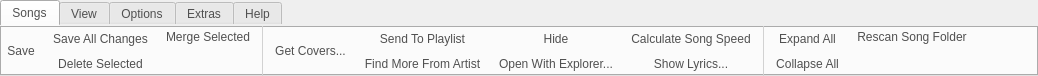
<?xml version="1.0" encoding="UTF-8"?>
<ui version="4.0">
 <class>QURibbonBar</class>
 <widget class="QTabWidget" name="QURibbonBar">
  <property name="geometry">
   <rect>
    <x>0</x>
    <y>0</y>
    <width>1038</width>
    <height>76</height>
   </rect>
  </property>
  <property name="sizePolicy">
   <sizepolicy hsizetype="Expanding" vsizetype="Minimum">
    <horstretch>0</horstretch>
    <verstretch>0</verstretch>
   </sizepolicy>
  </property>
  <property name="contextMenuPolicy">
   <enum>Qt::NoContextMenu</enum>
  </property>
  <property name="windowTitle">
   <string>TabWidget</string>
  </property>
  <property name="styleSheet">
   <string>color: rgb(80, 80, 80);
border-color: rgba(255, 255, 255, 0);</string>
  </property>
  <property name="tabShape">
   <enum>QTabWidget::Rounded</enum>
  </property>
  <property name="currentIndex">
   <number>0</number>
  </property>
  <widget class="QWidget" name="songsTab">
   <attribute name="title">
    <string>Songs</string>
   </attribute>
   <layout class="QHBoxLayout" name="horizontalLayout">
    <property name="spacing">
     <number>4</number>
    </property>
    <property name="margin">
     <number>0</number>
    </property>
    <item>
     <widget class="QToolButton" name="toolButton">
      <property name="sizePolicy">
       <sizepolicy hsizetype="Preferred" vsizetype="Preferred">
        <horstretch>0</horstretch>
        <verstretch>0</verstretch>
       </sizepolicy>
      </property>
      <property name="text">
       <string>Save</string>
      </property>
      <property name="icon">
       <iconset resource="../resources/uman.qrc">
        <normaloff>:/big/save_big.png</normaloff>:/big/save_big.png</iconset>
      </property>
      <property name="iconSize">
       <size>
        <width>24</width>
        <height>24</height>
       </size>
      </property>
      <property name="toolButtonStyle">
       <enum>Qt::ToolButtonTextUnderIcon</enum>
      </property>
      <property name="autoRaise">
       <bool>true</bool>
      </property>
     </widget>
    </item>
    <item>
     <layout class="QVBoxLayout" name="verticalLayout_3">
      <property name="spacing">
       <number>0</number>
      </property>
      <item>
       <widget class="QToolButton" name="toolButton_4">
        <property name="sizePolicy">
         <sizepolicy hsizetype="Preferred" vsizetype="Preferred">
          <horstretch>0</horstretch>
          <verstretch>0</verstretch>
         </sizepolicy>
        </property>
        <property name="text">
         <string>Save All Changes</string>
        </property>
        <property name="icon">
         <iconset resource="../resources/uman.qrc">
          <normaloff>:/control/save_all.png</normaloff>:/control/save_all.png</iconset>
        </property>
        <property name="toolButtonStyle">
         <enum>Qt::ToolButtonTextBesideIcon</enum>
        </property>
        <property name="autoRaise">
         <bool>true</bool>
        </property>
       </widget>
      </item>
      <item>
       <widget class="QToolButton" name="toolButton_5">
        <property name="sizePolicy">
         <sizepolicy hsizetype="Preferred" vsizetype="Preferred">
          <horstretch>0</horstretch>
          <verstretch>0</verstretch>
         </sizepolicy>
        </property>
        <property name="text">
         <string>Delete Selected</string>
        </property>
        <property name="icon">
         <iconset resource="../resources/uman.qrc">
          <normaloff>:/control/bin.png</normaloff>:/control/bin.png</iconset>
        </property>
        <property name="toolButtonStyle">
         <enum>Qt::ToolButtonTextBesideIcon</enum>
        </property>
        <property name="autoRaise">
         <bool>true</bool>
        </property>
       </widget>
      </item>
     </layout>
    </item>
    <item>
     <layout class="QVBoxLayout" name="verticalLayout_2">
      <property name="spacing">
       <number>0</number>
      </property>
      <item>
       <widget class="QToolButton" name="toolButton_6">
        <property name="sizePolicy">
         <sizepolicy hsizetype="Preferred" vsizetype="Preferred">
          <horstretch>0</horstretch>
          <verstretch>0</verstretch>
         </sizepolicy>
        </property>
        <property name="text">
         <string>Merge Selected</string>
        </property>
        <property name="icon">
         <iconset resource="../resources/uman.qrc">
          <normaloff>:/control/merge.png</normaloff>:/control/merge.png</iconset>
        </property>
        <property name="toolButtonStyle">
         <enum>Qt::ToolButtonTextBesideIcon</enum>
        </property>
        <property name="autoRaise">
         <bool>true</bool>
        </property>
       </widget>
      </item>
      <item>
       <spacer name="verticalSpacer_2">
        <property name="orientation">
         <enum>Qt::Vertical</enum>
        </property>
        <property name="sizeHint" stdset="0">
         <size>
          <width>20</width>
          <height>13</height>
         </size>
        </property>
       </spacer>
      </item>
     </layout>
    </item>
    <item>
     <widget class="Line" name="line_2">
      <property name="styleSheet">
       <string>color: rgb(210, 210, 210);</string>
      </property>
      <property name="frameShadow">
       <enum>QFrame::Plain</enum>
      </property>
      <property name="orientation">
       <enum>Qt::Vertical</enum>
      </property>
     </widget>
    </item>
    <item>
     <widget class="QToolButton" name="toolButton_8">
      <property name="sizePolicy">
       <sizepolicy hsizetype="Preferred" vsizetype="Preferred">
        <horstretch>0</horstretch>
        <verstretch>0</verstretch>
       </sizepolicy>
      </property>
      <property name="text">
       <string>Get Covers...</string>
      </property>
      <property name="icon">
       <iconset resource="../resources/uman.qrc">
        <normaloff>:/big/cover_big.png</normaloff>:/big/cover_big.png</iconset>
      </property>
      <property name="iconSize">
       <size>
        <width>24</width>
        <height>24</height>
       </size>
      </property>
      <property name="toolButtonStyle">
       <enum>Qt::ToolButtonTextUnderIcon</enum>
      </property>
      <property name="autoRaise">
       <bool>true</bool>
      </property>
     </widget>
    </item>
    <item>
     <layout class="QVBoxLayout" name="verticalLayout_4">
      <property name="spacing">
       <number>0</number>
      </property>
      <item>
       <widget class="QToolButton" name="toolButton_7">
        <property name="sizePolicy">
         <sizepolicy hsizetype="Preferred" vsizetype="Preferred">
          <horstretch>0</horstretch>
          <verstretch>0</verstretch>
         </sizepolicy>
        </property>
        <property name="text">
         <string>Send To Playlist</string>
        </property>
        <property name="icon">
         <iconset resource="../resources/uman.qrc">
          <normaloff>:/control/playlist_to.png</normaloff>:/control/playlist_to.png</iconset>
        </property>
        <property name="toolButtonStyle">
         <enum>Qt::ToolButtonTextBesideIcon</enum>
        </property>
        <property name="autoRaise">
         <bool>true</bool>
        </property>
       </widget>
      </item>
      <item>
       <widget class="QToolButton" name="toolButton_11">
        <property name="sizePolicy">
         <sizepolicy hsizetype="Preferred" vsizetype="Preferred">
          <horstretch>0</horstretch>
          <verstretch>0</verstretch>
         </sizepolicy>
        </property>
        <property name="text">
         <string>Find More From Artist</string>
        </property>
        <property name="icon">
         <iconset resource="../resources/uman.qrc">
          <normaloff>:/types/user.png</normaloff>:/types/user.png</iconset>
        </property>
        <property name="toolButtonStyle">
         <enum>Qt::ToolButtonTextBesideIcon</enum>
        </property>
        <property name="autoRaise">
         <bool>true</bool>
        </property>
       </widget>
      </item>
     </layout>
    </item>
    <item>
     <layout class="QVBoxLayout" name="verticalLayout_5">
      <property name="spacing">
       <number>0</number>
      </property>
      <item>
       <widget class="QToolButton" name="toolButton_14">
        <property name="sizePolicy">
         <sizepolicy hsizetype="Preferred" vsizetype="Preferred">
          <horstretch>0</horstretch>
          <verstretch>0</verstretch>
         </sizepolicy>
        </property>
        <property name="text">
         <string>Hide</string>
        </property>
        <property name="icon">
         <iconset resource="../resources/uman.qrc">
          <normaloff>:/control/eye.png</normaloff>:/control/eye.png</iconset>
        </property>
        <property name="toolButtonStyle">
         <enum>Qt::ToolButtonTextBesideIcon</enum>
        </property>
        <property name="autoRaise">
         <bool>true</bool>
        </property>
        <property name="arrowType">
         <enum>Qt::NoArrow</enum>
        </property>
       </widget>
      </item>
      <item>
       <widget class="QToolButton" name="toolButton_12">
        <property name="sizePolicy">
         <sizepolicy hsizetype="Preferred" vsizetype="Preferred">
          <horstretch>0</horstretch>
          <verstretch>0</verstretch>
         </sizepolicy>
        </property>
        <property name="text">
         <string>Open With Explorer...</string>
        </property>
        <property name="icon">
         <iconset resource="../resources/uman.qrc">
          <normaloff>:/types/folder.png</normaloff>:/types/folder.png</iconset>
        </property>
        <property name="toolButtonStyle">
         <enum>Qt::ToolButtonTextBesideIcon</enum>
        </property>
        <property name="autoRaise">
         <bool>true</bool>
        </property>
       </widget>
      </item>
     </layout>
    </item>
    <item>
     <layout class="QVBoxLayout" name="verticalLayout_6">
      <property name="spacing">
       <number>0</number>
      </property>
      <item>
       <widget class="QToolButton" name="toolButton_13">
        <property name="sizePolicy">
         <sizepolicy hsizetype="Preferred" vsizetype="Preferred">
          <horstretch>0</horstretch>
          <verstretch>0</verstretch>
         </sizepolicy>
        </property>
        <property name="text">
         <string>Calculate Song Speed</string>
        </property>
        <property name="icon">
         <iconset resource="../resources/uman.qrc">
          <normaloff>:/marks/speed_slow_turtle.png</normaloff>:/marks/speed_slow_turtle.png</iconset>
        </property>
        <property name="toolButtonStyle">
         <enum>Qt::ToolButtonTextBesideIcon</enum>
        </property>
        <property name="autoRaise">
         <bool>true</bool>
        </property>
       </widget>
      </item>
      <item>
       <widget class="QToolButton" name="toolButton_9">
        <property name="sizePolicy">
         <sizepolicy hsizetype="Preferred" vsizetype="Preferred">
          <horstretch>0</horstretch>
          <verstretch>0</verstretch>
         </sizepolicy>
        </property>
        <property name="text">
         <string>Show Lyrics...</string>
        </property>
        <property name="icon">
         <iconset resource="../resources/uman.qrc">
          <normaloff>:/types/text.png</normaloff>:/types/text.png</iconset>
        </property>
        <property name="toolButtonStyle">
         <enum>Qt::ToolButtonTextBesideIcon</enum>
        </property>
        <property name="autoRaise">
         <bool>true</bool>
        </property>
       </widget>
      </item>
     </layout>
    </item>
    <item>
     <widget class="Line" name="line">
      <property name="styleSheet">
       <string>color: rgb(210, 210, 210);</string>
      </property>
      <property name="frameShadow">
       <enum>QFrame::Plain</enum>
      </property>
      <property name="orientation">
       <enum>Qt::Vertical</enum>
      </property>
     </widget>
    </item>
    <item>
     <layout class="QVBoxLayout" name="verticalLayout_7">
      <property name="spacing">
       <number>0</number>
      </property>
      <item>
       <widget class="QToolButton" name="toolButton_2">
        <property name="sizePolicy">
         <sizepolicy hsizetype="Preferred" vsizetype="Preferred">
          <horstretch>0</horstretch>
          <verstretch>0</verstretch>
         </sizepolicy>
        </property>
        <property name="text">
         <string>Expand All</string>
        </property>
        <property name="icon">
         <iconset resource="../resources/uman.qrc">
          <normaloff>:/control/expand.png</normaloff>:/control/expand.png</iconset>
        </property>
        <property name="toolButtonStyle">
         <enum>Qt::ToolButtonTextBesideIcon</enum>
        </property>
        <property name="autoRaise">
         <bool>true</bool>
        </property>
       </widget>
      </item>
      <item>
       <widget class="QToolButton" name="toolButton_3">
        <property name="sizePolicy">
         <sizepolicy hsizetype="Preferred" vsizetype="Preferred">
          <horstretch>0</horstretch>
          <verstretch>0</verstretch>
         </sizepolicy>
        </property>
        <property name="text">
         <string>Collapse All</string>
        </property>
        <property name="icon">
         <iconset resource="../resources/uman.qrc">
          <normaloff>:/control/collapse.png</normaloff>:/control/collapse.png</iconset>
        </property>
        <property name="toolButtonStyle">
         <enum>Qt::ToolButtonTextBesideIcon</enum>
        </property>
        <property name="autoRaise">
         <bool>true</bool>
        </property>
       </widget>
      </item>
     </layout>
    </item>
    <item>
     <layout class="QVBoxLayout" name="verticalLayout">
      <property name="spacing">
       <number>0</number>
      </property>
      <item>
       <widget class="QToolButton" name="toolButton_10">
        <property name="sizePolicy">
         <sizepolicy hsizetype="Preferred" vsizetype="Preferred">
          <horstretch>0</horstretch>
          <verstretch>0</verstretch>
         </sizepolicy>
        </property>
        <property name="text">
         <string>Rescan Song Folder</string>
        </property>
        <property name="icon">
         <iconset resource="../resources/uman.qrc">
          <normaloff>:/control/refresh.png</normaloff>:/control/refresh.png</iconset>
        </property>
        <property name="toolButtonStyle">
         <enum>Qt::ToolButtonTextBesideIcon</enum>
        </property>
        <property name="autoRaise">
         <bool>true</bool>
        </property>
       </widget>
      </item>
      <item>
       <spacer name="verticalSpacer">
        <property name="orientation">
         <enum>Qt::Vertical</enum>
        </property>
        <property name="sizeHint" stdset="0">
         <size>
          <width>20</width>
          <height>13</height>
         </size>
        </property>
       </spacer>
      </item>
     </layout>
    </item>
    <item>
     <spacer name="horizontalSpacer">
      <property name="orientation">
       <enum>Qt::Horizontal</enum>
      </property>
      <property name="sizeHint" stdset="0">
       <size>
        <width>5</width>
        <height>20</height>
       </size>
      </property>
     </spacer>
    </item>
   </layout>
  </widget>
  <widget class="QWidget" name="viewTab">
   <attribute name="title">
    <string>View</string>
   </attribute>
  </widget>
  <widget class="QWidget" name="optionsTab">
   <attribute name="title">
    <string>Options</string>
   </attribute>
  </widget>
  <widget class="QWidget" name="extrasTab">
   <attribute name="title">
    <string>Extras</string>
   </attribute>
  </widget>
  <widget class="QWidget" name="helpTab">
   <attribute name="title">
    <string>Help</string>
   </attribute>
  </widget>
 </widget>
 <resources>
  <include location="../resources/uman.qrc"/>
 </resources>
 <connections/>
</ui>
